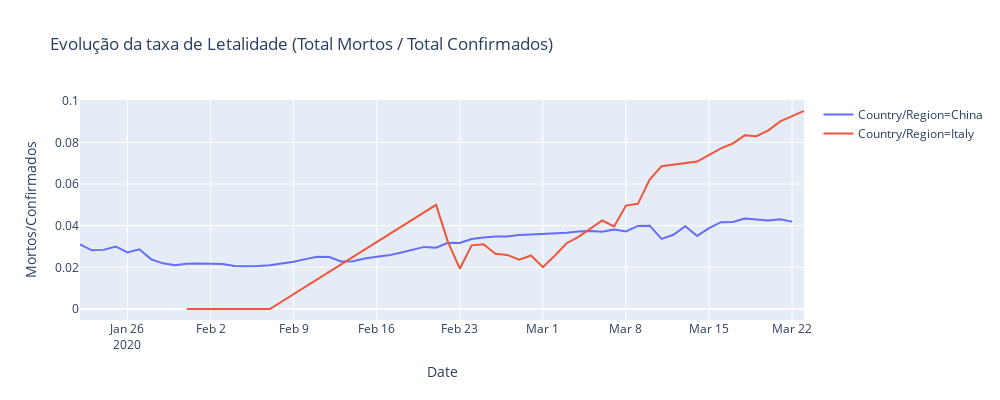

Source (notebook cell):
### Markdown cell above
Existe uma quebra na fonte para os dados no dia 11 para Espanha que está reportado como menos do que no dia anterior

### Code cell
temp = full_table.loc[(full_table['Country/Region']=='Italy') | (full_table['Country/Region']=='China')]
temp = temp.groupby(['Country/Region', 'Date'])['Confirmed', 'Deaths', 'Recovered'].sum()

temp = temp.reset_index()
temp['Mortos/Confirmados'] = temp['Deaths']/temp['Confirmed']


fig = px.line(temp, x="Date", y="Mortos/Confirmados", color='Country/Region',height=400,width=1000,
             title='Evolução da taxa de Letalidade (Total Mortos / Total Confirmados)')
fig.show()

### Figure 1 — Plotly figure (JSON) as saved in the notebook; plotly's stock layout.template omitted (floating-point values rounded to 4 significant figures)
{"data": [{"hoverlabel": {"namelength": 0}, "hovertemplate": "Country/Region=China<br>Date=%{x}<br>Mortos/Confirmados=%{y}", "legendgroup": "Country/Region=China", "line": {"color": "#636efa", "dash": "solid"}, "mode": "lines", "name": "Country/Region=China", "showlegend": true, "type": "scatter", "x": ["2020-01-22", "2020-01-23", "2020-01-24", "2020-01-25", "2020-01-26", "2020-01-27", "2020-01-28", "2020-01-29", "2020-01-30", "2020-01-31", "2020-02-01", "2020-02-02", "2020-02-03", "2020-02-04", "2020-02-05", "2020-02-06", "2020-02-07", "2020-02-08", "2020-02-09", "2020-02-10", "2020-02-11", "2020-02-12", "2020-02-13", "2020-02-14", "2020-02-15", "2020-02-16", "2020-02-17", "2020-02-18", "2020-02-19", "2020-02-20", "2020-02-21", "2020-02-22", "2020-02-23", "2020-02-24", "2020-02-25", "2020-02-26", "2020-02-27", "2020-02-28", "2020-02-29", "2020-03-01", "2020-03-02", "2020-03-03", "2020-03-04", "2020-03-05", "2020-03-06", "2020-03-07", "2020-03-08", "2020-03-09", "2020-03-10", "2020-03-11", "2020-03-12", "2020-03-13", "2020-03-14", "2020-03-15", "2020-03-16", "2020-03-17", "2020-03-18", "2020-03-19", "2020-03-20", "2020-03-21", "2020-03-22"], "xaxis": "x", "y": [0.03108, 0.02817, 0.02838, 0.03002, 0.02716, 0.02864, 0.02384, 0.02191, 0.02105, 0.02171, 0.02185, 0.02174, 0.02158, 0.02066, 0.02048, 0.02068, 0.02105, 0.02187, 0.02266, 0.02394, 0.0251, 0.02495, 0.02286, 0.02294, 0.02428, 0.02509, 0.02575, 0.027, 0.02835, 0.02982, 0.02946, 0.03178, 0.03173, 0.03363, 0.03428, 0.03481, 0.03477, 0.0355, 0.0358, 0.03597, 0.03614, 0.03663, 0.03725, 0.03746, 0.03706, 0.03818, 0.03721, 0.0399, 0.04, 0.03365, 0.03565, 0.03972, 0.03508, 0.03879, 0.04167, 0.0418, 0.04349, 0.04302, 0.0425, 0.04309, 0.04195], "yaxis": "y"}, {"hoverlabel": {"namelength": 0}, "hovertemplate": "Country/Region=Italy<br>Date=%{x}<br>Mortos/Confirmados=%{y}", "legendgroup": "Country/Region=Italy", "line": {"color": "#EF553B", "dash": "solid"}, "mode": "lines", "name": "Country/Region=Italy", "showlegend": true, "type": "scatter", "x": ["2020-01-31", "2020-02-07", "2020-02-21", "2020-02-22", "2020-02-23", "2020-02-24", "2020-02-25", "2020-02-26", "2020-02-27", "2020-02-28", "2020-02-29", "2020-03-01", "2020-03-02", "2020-03-03", "2020-03-04", "2020-03-05", "2020-03-06", "2020-03-07", "2020-03-08", "2020-03-09", "2020-03-10", "2020-03-11", "2020-03-14", "2020-03-16", "2020-03-17", "2020-03-18", "2020-03-19", "2020-03-20", "2020-03-21", "2020-03-22", "2020-03-23"], "xaxis": "x", "y": [0, 0, 0.05, 0.03226, 0.01935, 0.03057, 0.03106, 0.02649, 0.02595, 0.02365, 0.02571, 0.02007, 0.02554, 0.03157, 0.03464, 0.03836, 0.04249, 0.03961, 0.04963, 0.05048, 0.06217, 0.06857, 0.0708, 0.07713, 0.07945, 0.08339, 0.08298, 0.08575, 0.09006, 0.0926, 0.09506], "yaxis": "y"}], "layout": {"height": 400, "legend": {"tracegroupgap": 0}, "title": {"text": "Evolução da taxa de Letalidade (Total Mortos / Total Confirmados)"}, "width": 1000, "xaxis": {"anchor": "y", "autorange": true, "domain": [0, 1], "range": ["2020-01-22", "2020-03-23"], "title": {"text": "Date"}, "type": "date"}, "yaxis": {"anchor": "x", "autorange": true, "domain": [0, 1], "range": [-0.005281, 0.1003], "title": {"text": "Mortos/Confirmados"}, "type": "linear"}}}
